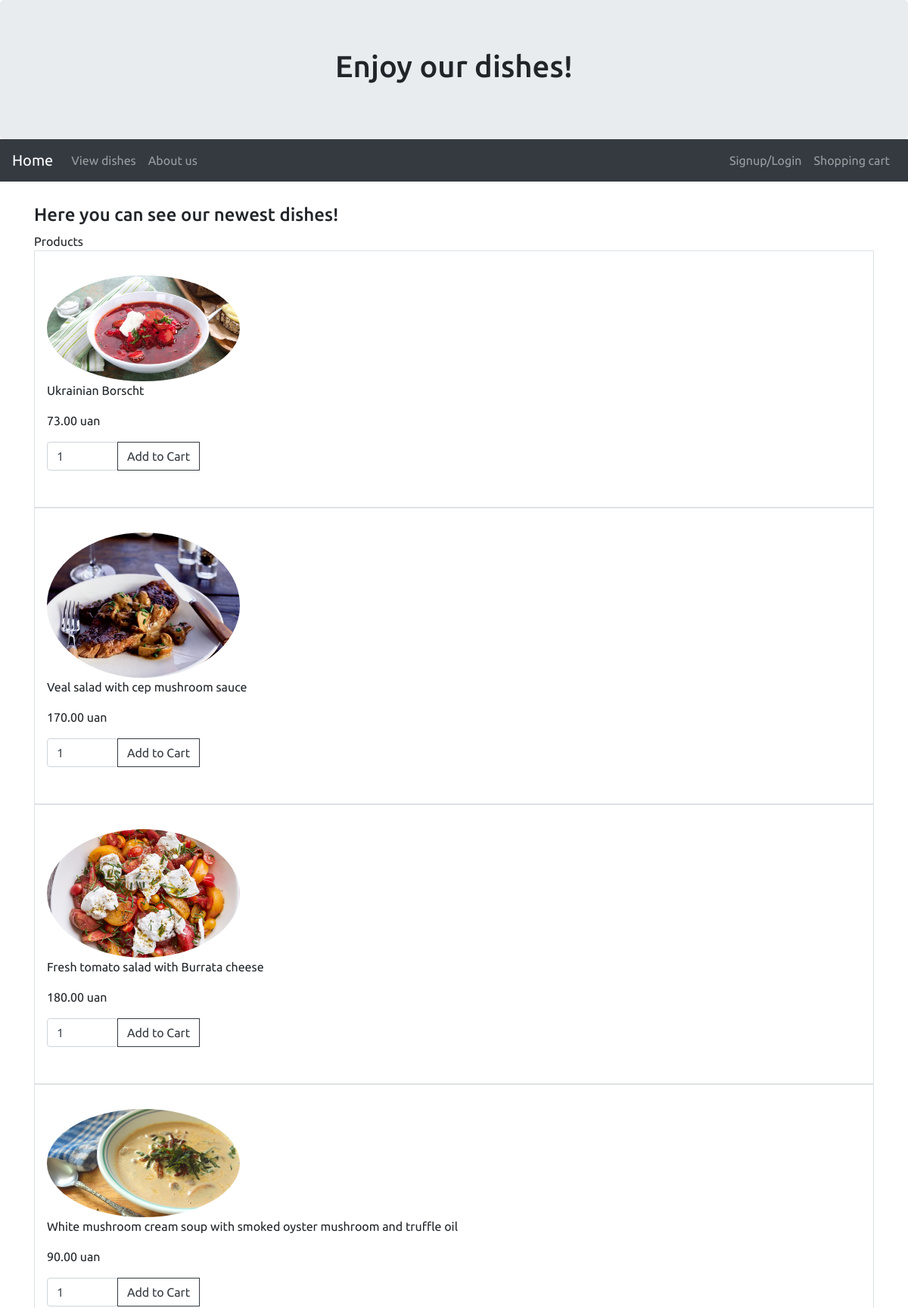
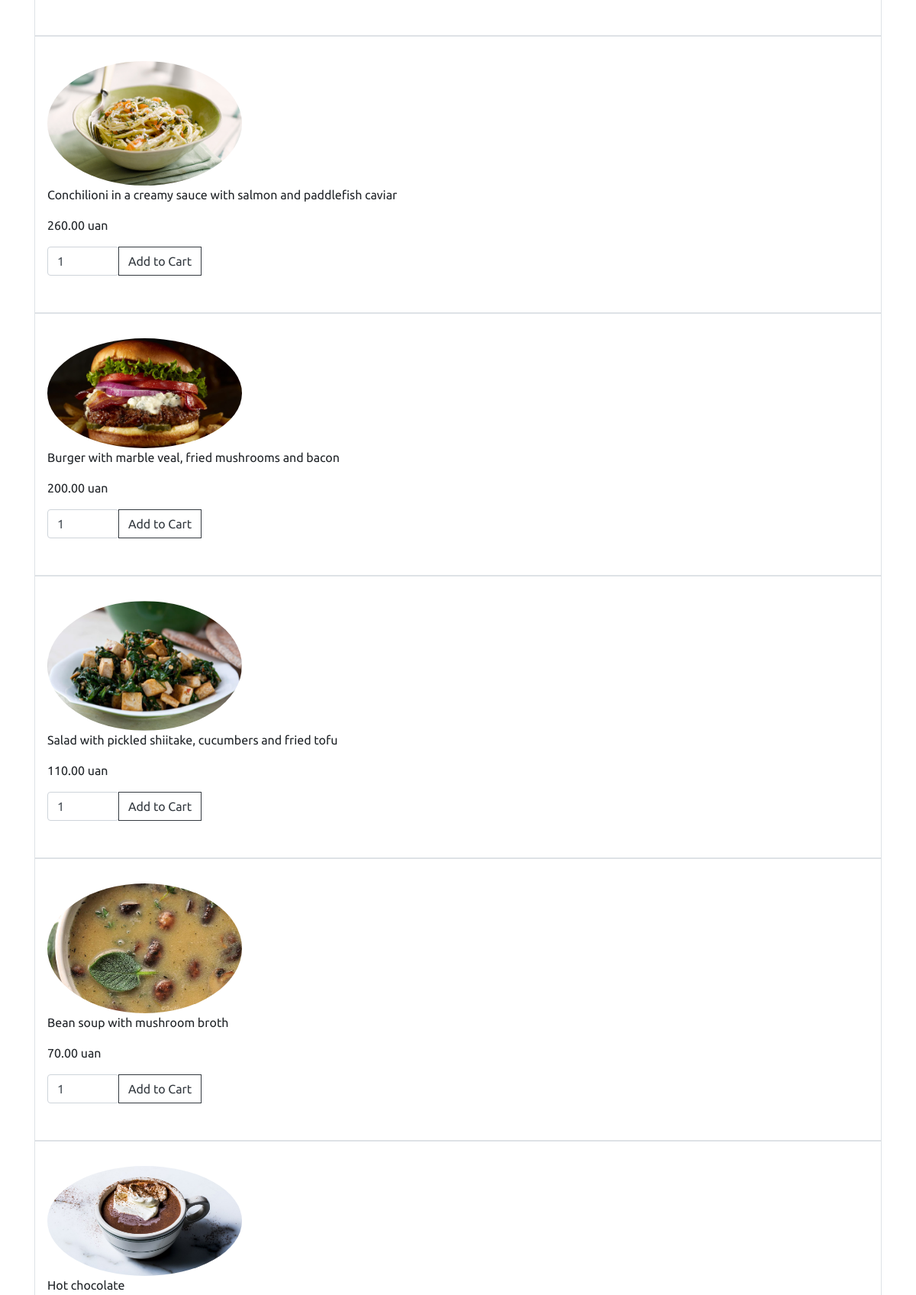
Page /Dishes.php (upper part) on the committed database (2 pictures, top to bottom).
### tables this page shows
CREATE TABLE `dishes` (
  `idDishes` int(11) NOT NULL AUTO_INCREMENT,
  `idCategory` int(11) NOT NULL,
  `Name` varchar(255) NOT NULL,
  `Code` varchar(45) NOT NULL,
  `Image` text NOT NULL,
  `Price` double(10,2) NOT NULL,
  PRIMARY KEY (`idDishes`,`idCategory`),
  KEY `idCategory_idx` (`idCategory`),
  CONSTRAINT `idCategory` FOREIGN KEY (`idCategory`) REFERENCES `category` (`idCategory`)
);

### conf/database.php (called while the page is built, shortened)
<?php
class Database {
  public $conn;
  public function getConnection(){
    $conn = mysqli_connect("localhost","root","Drbk085VTeopiQ45","restaurant") or die("Couldn't connect");
    $this->conn = $conn;
         return $conn;
}
function runQuery($query) {
  $result = mysqli_query($this->conn,$query);
  while($row=mysqli_fetch_assoc($result)) {
    $resultset[] = $row;
  }
  if(!empty($resultset))
    return $resultset;
}
}
 ?>

### Dishes.php (the view, shortened to what this page needs)
<?php
include_once 'conf/database.php';
$db_handle = new Database();
?>
<!DOCTYPE HTML>
<html>
<head>
  <link rel="stylesheet" href="https://maxcdn.bootstrapcdn.com/bootstrap/4.3.1/css/bootstrap.min.css">
</head>
<body style="height:1500px; font-family:Ubuntu;">
  <div class="jumbotron text-center" style="margin-bottom:0">
    <div class="container">
      <h1> Enjoy our dishes!</h1>
    </div>
  </div>
  <nav class="navbar navbar-expand-sm bg-dark navbar-dark sticky-top">
    <a class="navbar-brand" mr-auto href="Restaurant.php">Home</a>
    <div class="collapse navbar-collapse" id="collapsibleNavbar">
      <ul class="navbar-nav">
        <li class="nav-item">
          <a class="nav-link" href="Dishes.php">View dishes</a>
        </li>
        <li class="nav-item">
          <a class="nav-link" href="About_Us.php">About us</a>
        </li>
      </ul>
      <ul class="navbar-nav ml-auto">
        <li class="nav-item" style="<?php
        if(isset($_SESSION['logged'])){
          if($_SESSION['logged']==true){
            echo "display:none;";
          }else echo "display:inline;";
        }
         ?>
        ">
          <a class="nav-link" href="#" data-toggle="modal" data-target="#myModal">
            <?php if(isset($_SESSION['logged'])){
              if($_SESSION['logged']==false){
              echo "Signup/Login";
            }
            }
          else {
            echo "Signup/Login";
          }?>
        </a>
        </li>
        <li class="nav-item">
          <a class="nav-link" href="Shopping_Cart.php">Shopping cart</a>
        </li>
      </ul>
    </div>
  </nav>
    <div class="container" style="margin-top:30px">
<h4> Here you can see our newest dishes! </h4>
    </div>
    <div class="container" id="product-grid">
    	<div class="txt-heading">Products</div>
    	<?php
    	$product_array = $db_handle->runQuery("SELECT * FROM dishes ORDER BY idDishes ASC");
    	if (!empty($product_array)) {
    		foreach($product_array as $key=>$value){
    	?>
				<div class="media border p-3">
					<form method="post" action="Dishes.php?action=add&Code=<?php echo $product_array[$key]["Code"]; ?>">
						<img src="<?php echo $product_array[$key]["Image"]; ?>" class="mr-3 mt-3 rounded-circle" style="width:255px">
				<div class="media-body">
				<p><?php echo $product_array[$key]["Name"]; ?></p>
				<p><?php echo $product_array[$key]["Price"]." uan"; ?></p>
				<div class="input-group mb-3">
				<p><input type="text" class="form-control" name="Quantity" value="1" size="2" />
					<div class="input-group-append">
					<input type="submit" value="Add to Cart" class="form-control btn btn-outline-dark" id="add_to_cart"/>
				</div>
				</p>
				</div>
					</div>
					</form>
				</div>
    	<?php
    		}
    	}
    	?>
    </div>
  </body>
  </html>

### rows in the picture
dishes: Image (picture), Name "Ukrainian Borscht", Price "73.00"
dishes: Image (picture), Name "Veal salad with cep mushroom sauce", Price "170.00"
dishes: Image (picture), Name "Fresh tomato salad with Burrata cheese", Price "180.00"
dishes: Image (picture), Name "White mushroom cream soup with smoked oyster mushroom and truffle oil", Price "90.00"
dishes: Image (picture), Name "Conchilioni in a creamy sauce with salmon and paddlefish caviar", Price "260.00"
dishes: Image (picture), Name "Burger with marble veal, fried mushrooms and bacon", Price "200.00"
dishes: Image (picture), Name "Salad with pickled shiitake, cucumbers and fried tofu", Price "110.00"
dishes: Image (picture), Name "Bean soup with mushroom broth", Price "70.00"
dishes: Image (picture), Name "Hot chocolate"
